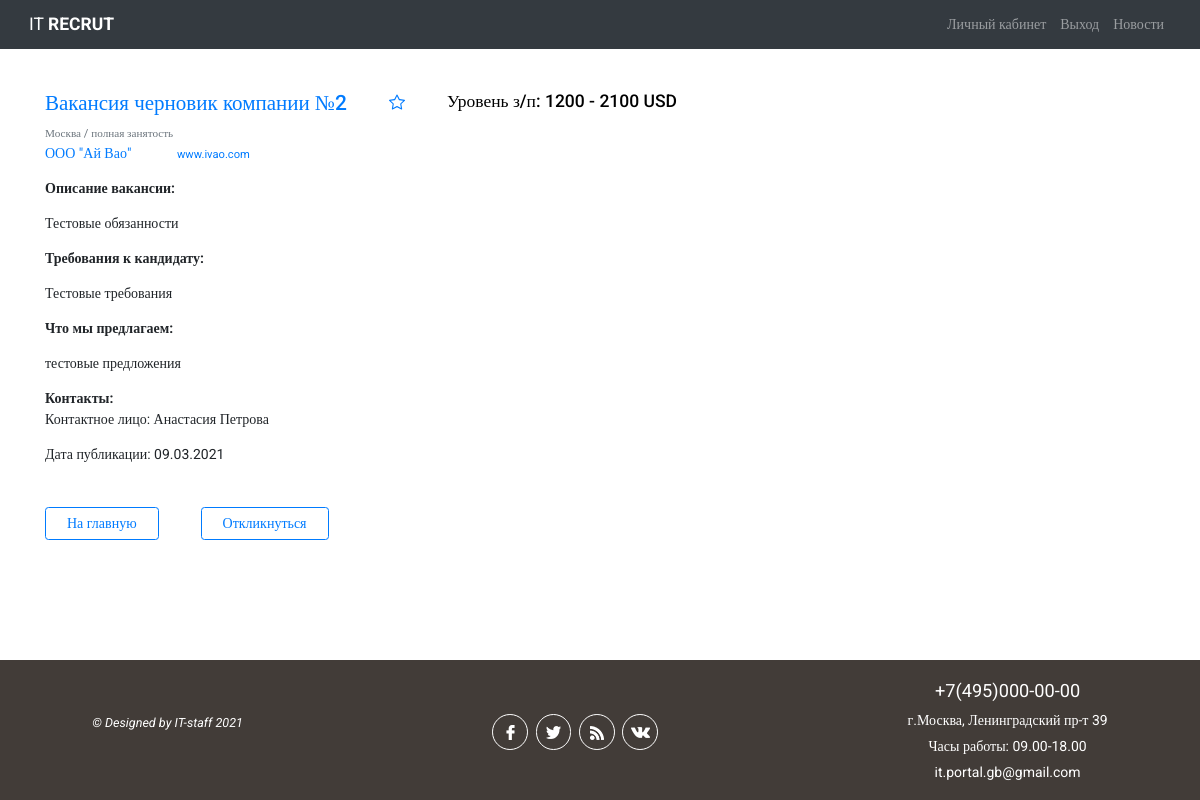
The page /employer/1/vacancy_view/1/ (signed in) on the database its author committed.
### employerapp/models.py (models this page shows, shortened)
class Vacancy(models.Model):
    ACTION_CHOICE = (
        ('draft', 'сохранить черновик'),
        ('publish', 'опубликовать на портале'),
        ('moderation_ok', 'модерация пройдена'),
        ('moderation_reject', 'модерация отклонена')
    )
    RUB = 'руб.'
    USD = 'USD'
    EUR = 'EUR'
    CURRENCY_CHOICE = (
        (RUB, 'руб.'),
        (USD, 'USD'),
        (EUR, 'EUR')
    )
    FULL = 'полная занятость'
    PART = 'частичная занятость'
    PRJ = 'занятость по проекту'
    REM = 'удаленная работа'
    TYPE_VACANCY = (
        (FULL, 'полная занятость'),
        (PART, 'частичная занятость'),
        (PRJ, 'занятость по проекту'),
        (REM, 'удаленная работа')
    )
    vacancy_name = models.CharField(verbose_name='название вакансии', max_length=128)
    city = models.CharField(verbose_name='город', max_length=64)
    vacancy_type = models.CharField(verbose_name='тип занятости', max_length=32,
                                    choices=TYPE_VACANCY, default=FULL)
    min_salary = models.CharField(verbose_name='минимальный уровень з/п', max_length=32, blank=True,
                              help_text='поле необязательное для заполнения')
    max_salary = models.CharField(verbose_name='максимальный уровень з/п', max_length=32,
                                  blank=True, help_text='поле необязательное для заполнения')
    currency = models.CharField(verbose_name='валюта', max_length=4, blank=True,
                                choices=CURRENCY_CHOICE, help_text='поле необязательное для '
                                                                   'заполнения')
    description = models.TextField(verbose_name='описание / обязанности', max_length=1080)
    requirements = models.TextField(verbose_name='требования к кандидату', max_length=1080)
    conditions = models.TextField(verbose_name='что мы предлагаем', max_length=1080, blank=True,
                                  help_text='поле необязательное для заполнения')
    published = models.DateField(verbose_name='дата публикации', default=datetime.now)
    contact_person = models.CharField(verbose_name='контактное лицо', max_length=128)
    contact_email = models.EmailField(verbose_name='контактная почта', blank=True,
                                      help_text='поле необязательное')
    action = models.CharField(verbose_name='статус', max_length=64, choices=ACTION_CHOICE)
    employer = models.ForeignKey(Employer, on_delete=models.CASCADE)
    hide = models.BooleanField(verbose_name='вакансия удалена / скрыта', default=False)
    is_active = models.BooleanField(default=False)
    failed = models.BooleanField(default=False)
    fall_moderation = models.TextField(verbose_name='Сообщение в случае непрохождения '
            'модерации вакансии', max_length=254, blank=True, help_text='поле необязательное')
    is_favorite = models.BooleanField(verbose_name='добавлено в избранное', default=False)
    class Meta:
        verbose_name_plural = 'Вакансии'

### authapp/models.py (models this page shows, shortened)
class Employer(models.Model):
    NEED_MODER = 'need_moderation'
    MODER_OK = 'moderation_ok'
    MODER_REJECT = 'moderation_reject'
    EMPLOYER_STATUS_CHOICES = (
        (NEED_MODER, 'требуется модерация'),
        (MODER_OK, 'модерация пройдена успешно'),
        (MODER_REJECT, 'отклонено модератором')
    )
    company_name = models.CharField(verbose_name='название компании', max_length=128, unique=True)
    city = models.CharField(verbose_name='город', max_length=64, blank=True)
    tel = models.CharField(verbose_name='телефон', max_length=11, blank=True)
    short_description = models.TextField(verbose_name='краткое описание компании')
    logo = models.ImageField(upload_to='company_logo', blank=True)
    web = models.CharField(verbose_name='вебсайт компании', max_length=64, blank=True)
    is_active = models.BooleanField(default=True)
    user = models.OneToOneField(User, on_delete=models.CASCADE)
    status = models.CharField(verbose_name='статус компании на сайте',
                              choices=EMPLOYER_STATUS_CHOICES, default=NEED_MODER,
                              max_length=32)
    failed_moderation = models.CharField(max_length=512, blank=True, verbose_name='поле '
                                                                                  'заполняется в случае отклонения модерации')
    activation_key = models.CharField(max_length=128, blank=True)
    activation_key_expires = models.DateTimeField(default=(datetime.now() + timedelta(hours=24)))
    class Meta:
        verbose_name_plural = 'Работодатели'

### employerapp/views.py (the view)
# urls.py: path('<int:emp_id>/vacancy_view/<int:pk>/', views.vacancy_view, name='vacancy_view'),
@login_required
def vacancy_view(request, emp_id, pk):
    title = 'Вакансия'
    vacancy = get_object_or_404(Vacancy, pk=pk)
    employer = get_object_or_404(Employer, pk=emp_id)
    if request.is_ajax() and request.user.seeker:
        change_favorites_vacancies(request)
    context = {'title': title, 'item': vacancy, 'employer': employer}
    return render(request, 'employerapp/vacancy_view.html', context)

### employerapp/templates/employerapp/vacancy_view.html (shortened to what this page needs)
{% extends 'mainapp/base.html' %}
{% load static %}
{% block content %}
<div class="container my-5">
    <div class="row">
        <div class="col-12">
            <div class="d-flex">
                <h4 style="color: #007bff;">{{ item.vacancy_name }}</h4>
                <p class="ml-5">
                    {% if item.is_favorite %}
                    <svg id="{{ item.pk }}" data-url="{% url 'employer:vacancy_view' item.employer.pk item.pk %}" style="color: #007bff;" xmlns="http://www.w3.org/2000/svg" width="16" height="16" fill="currentColor"
                         class="bi bi-star-fill" viewBox="0 0 16 16">
                        <path d="M3.612 15.443c-.386.198-.824-.149-.746-.592l.83-4.73L.173 6.765c-.329-.314-.158-.888.283-.95l4.898-.696L7.538.792c.197-.39.73-.39.927 0l2.184 4.327 4.898.696c.441.062.612.636.282.95l-3.522 3.356.83 4.73c.078.443-.36.79-.746.592L8 13.187l-4.389 2.256z"/>
                    </svg>
                    {% else %}
                    <svg id="{{ item.pk }}" data-url="{% url 'employer:vacancy_view' item.employer.pk item.pk %}" style="color: #007bff;" xmlns="http://www.w3.org/2000/svg" width="16" height="16" fill="currentColor" class="bi bi-star" viewBox="0 0 16 16">
                      <path d="M2.866 14.85c-.078.444.36.791.746.593l4.39-2.256 4.389 2.256c.386.198.824-.149.746-.592l-.83-4.73 3.523-3.356c.329-.314.158-.888-.283-.95l-4.898-.696L8.465.792a.513.513 0 0 0-.927 0L5.354 5.12l-4.898.696c-.441.062-.612.636-.283.95l3.523 3.356-.83 4.73zm4.905-2.767l-3.686 1.894.694-3.957a.565.565 0 0 0-.163-.505L1.71 6.745l4.052-.576a.525.525 0 0 0 .393-.288l1.847-3.658 1.846 3.658a.525.525 0 0 0 .393.288l4.052.575-2.906 2.77a.564.564 0 0 0-.163.506l.694 3.957-3.686-1.894a.503.503 0 0 0-.461 0z"/>
                    </svg>
                    {% endif %}
                </p>
                <p class="h5 ml-5" style="color:black;">Уровень з/п:
                    {% if item.min_salary and item.max_salary %}{{ item.min_salary }} - {{ item.max_salary }} {{ item.currency }}
                    {% elif item.min_salary %} от {{ item.min_salary }} {{ item.currency }}
                    {% elif item.max_salary %} до {{ item.max_salary }} {{ item.currency }}
                    {% else %} не указана
                    {% endif %}
                </p>
            </div>
            <p class="small text-muted mb-0">{{ item.city }} / {{ item.vacancy_type }}</p>
            <p class="mb-3"><a href="{% url 'employer:company_profile' item.employer.pk %}">{{item.employer.company_name}}</a>
                <span class="mb-3 ml-5">{% if item.employer.web %}<a class="small" href="">{{item.employer.web}}</a>{% endif %}</span>
            </p>
            <p class="font-weight-bold mb-0">Описание вакансии:</p>
            <p class="pt-0">{{ item.description|linebreaks }}</p>
            <p class="font-weight-bold mb-0">Требования к кандидату:</p>
            <p class="pt-0">{{ item.requirements|linebreaks }}</p>
            {% if item.conditions %}
            <p class="font-weight-bold mb-0">Что мы предлагаем:</p>
            <p class="pt-0">{{ item.conditions|linebreaks }}</p>
            {% endif %}
            <p class="mt-3 font-weight-bold mb-0">Контакты:</p>
            <div class="d-flex">
                <p class="mr-5">Контактное лицо: {{ item.contact_person }}</p>
            </div>
            <p class="mb-5">Дата публикации: {{ item.published|date:"d.m.Y" }}</p>
            <div class="d-flex">
                <a class="btn btn-outline-primary mb-5 px-4" role="button"
                   href="{% url 'main' %}">На главную
                </a>
                <a class="btn btn-outline-primary mb-5 px-4 ml-5" role="button" href="{% url 'worker:send_response' user.seeker.pk item.pk %}">Откликнуться
                </a>
            </div>
        </div>
    </div>
</div>
{% endblock %}

### static/css/style.css (style rules this page uses)
* { margin: 0; padding: 0; }
html { font-size: 16px; }
@media all and (min-width: 1024px) and (max-width: 1200px) { html { font-size: 14px; } }
html, body { height: 100%; }
body { box-sizing: border-box; font-family: Roboto; display: flex; flex-direction: column; }
.container { flex: 1 0 auto; }

### rows shown on the page
Vacancy: vacancy_name "Вакансия черновик компании №2", min_salary "1200", max_salary "2100", currency "USD", city "Москва", vacancy_type "полная занятость", employer.company_name "ООО \"Ай Вао\"", employer.web "www.ivao.com", description "Тестовые обязанности", requirements "Тестовые требования", conditions "тестовые предложения", contact_person "Анастасия Петрова", published "09.03.2021"
